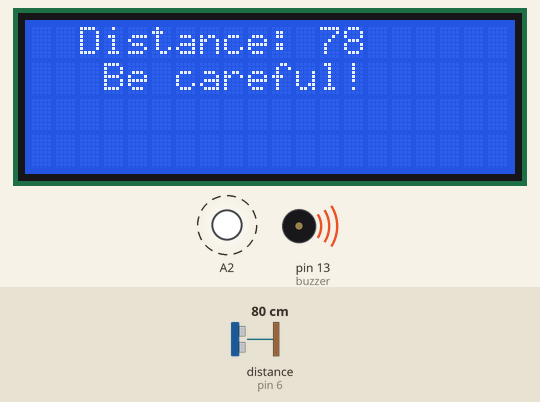
Recording of a sketch running on a simulated Arduino Uno, built with avr-gcc and run on an emulated ATmega328P. On the bench: 20×4 character LCD, output pins drawn as LEDs (lit = HIGH), buzzer (waves = sounding). Wiring (from diagram.json): ultrasonic range finder: trigger pin 7; echo pin 6. Dashed ring = blinking. The inputs (shaded band) are chosen by the test bench; at power-on: distance to the obstacle (sensor on pin 6) 80 cm. The echo pulse lasts 58.3 µs per cm; pins used as bus, display or sensor lines are not drawn.

Above: at 1.0 s.
1.3 s: distance to the obstacle (sensor on pin 6) set to 2 cm
At 2.5 s:
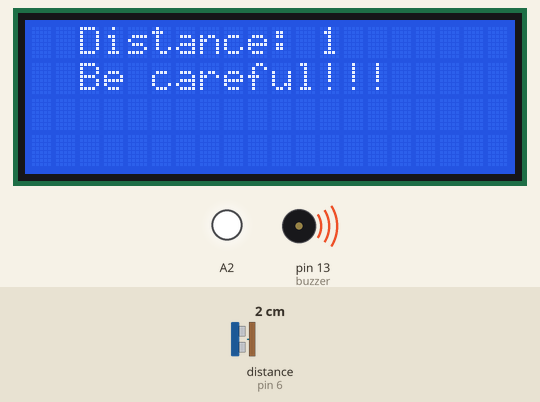
3.1 s: distance to the obstacle (sensor on pin 6) set to 73 cm
At 3.29 s:
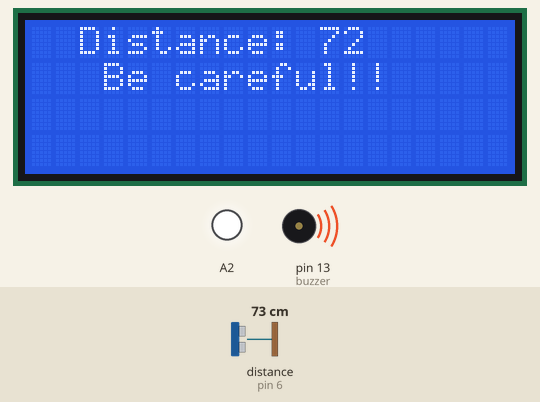
5.4 s: distance to the obstacle (sensor on pin 6) set to 120 cm
At 6.4 s:
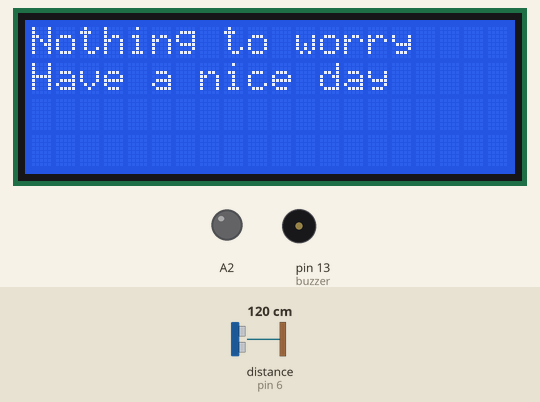
Timing chart, 0 to 8.4 s (numbered marks = the images above; inputs shaded):
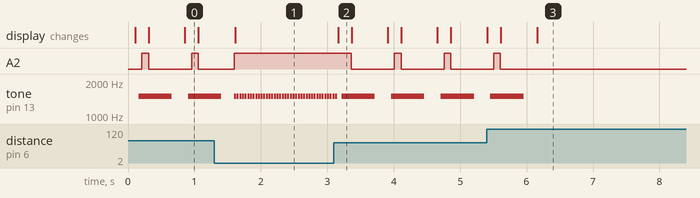

The sketch:

sketch.ino
```cpp
#include <Wire.h>
#include <LiquidCrystal_I2C.h>

int buzzer = 13; //กำหนดตัวแปรขา buzzer
LiquidCrystal_I2C lcd(0x27, 20, 4); //เซ็ตจอ lcd
const int trigPin = 7; //กำหนดตัาแปรขาที่ต่อกับขา Trig
const int echoPin = 6;//กำหนดตัวแปรขาที่ต่อกับขา Echo

void setup() {
  // put your setup code here, to run once:
pinMode(buzzer, OUTPUT);
pinMode(echoPin, INPUT);
pinMode(trigPin, OUTPUT);
pinMode(A2, OUTPUT);
lcd.init();
lcd.backlight();

}

void loop() {
  // put your main code here, to run repeatedly:
digitalWrite(trigPin, LOW);
delay(2);
digitalWrite(trigPin, HIGH);
delay(10);
digitalWrite(trigPin, LOW);

long duration = pulseIn(echoPin, HIGH);
int distance = duration*0.034/2;

//ถ้าระยะทางอยู่ช่วง 71-100 cm ให้ beep ยาวติดกัน ขึ้นข้อความระยะทางที่เหลือ เเล้วมีไฟกระพริบตามจังหวะ beep
if(distance <= 100 and distance >70){
  lcd.setCursor(0, 0);//บรรทัดเเรกของจอ
  lcd.print("  Distance: ");
  lcd.print(distance);
  lcd.setCursor(0, 1);//บรรทัดสองของจอ
  lcd.print("   Be careful!");
  delay (50);
  tone(buzzer, 1500, 400);//ให้ buzzer ส่งเสียงโดยสองค่าหลังคือความถี่กับช่วงความยาวเสียง
  delay(50);
  digitalWrite(A2, HIGH);
  delay(50);
  tone(buzzer, 1500, 400);
  delay(50);
  digitalWrite(A2, LOW);
  lcd.clear();//เคลียร์หน้าจอไม่ให้คำสั่งทับกัน
  delay (500);
}
//ถ้าระยะทางอยู่ช่วง 41-70 cm ให้ beep สั้นติดกัน ขึ้นข้อความระยะทางที่เหลือ เเล้วมีไฟกระพริบตามจังหวะ beep
else if(distance <= 70 and distance >40){
  lcd.setCursor(0, 0);
  lcd.print("  Distance: ");
  lcd.print(distance);
  lcd.setCursor(0, 1);
  lcd.print("  Be careful!!");
  tone(buzzer, 1500, 300);
  delay(10);
  digitalWrite(A2, HIGH);
  delay(10);
  tone(buzzer, 1500, 300);
  delay(10);
  digitalWrite(A2, LOW);
  lcd.clear();
  delay (350);
}
//ถ้าระยะทางอยู่ช่วง 0-40 cm ให้ beep ยาวต่อเนื่อง ขึ้นข้อความระยะทางที่เหลือ เเล้วมีไฟค้างไว้ตลอด
else if(distance <= 40 and distance >0){
  lcd.setCursor(0, 0);
  lcd.print("  Distance: ");
  lcd.print(distance);
  lcd.setCursor(0, 1);
  lcd.print("  Be careful!!!");
  tone(buzzer, 1500, 30);
  digitalWrite(A2, HIGH);

}
//ถ้าไม่อยู่ในช่วง 0-100 cm ให้ ขึ้นข้อความปกติ
else{
  lcd.setCursor(0,0);
  lcd.print("Nothing to worry");
  lcd.setCursor(0,1);
  lcd.print("Have a nice day");
  delay (5000);
  lcd.clear();
  delay (100);
}
}
```

Measured:
- after the input at 1.3 s, the display: changes after 0.31 s (image 1)
- after the input at 3.1 s, A2: alternates HIGH for 0.10 s and LOW for 0.65 s, starting after 0.26 s; the display: changes after 0.06 s (image 2)
- after the input at 5.4 s, A2: goes on until 5.6 s, then stays LOW; tone on pin 13 (buzzer): goes on until 6.0 s, then stays silent; the display: first differs from a run without the input after 0.76 s (image 3)
- by itself, tone on pin 13 (buzzer): plays 1500 Hz for 0.03 s, 1500 Hz for 0.50 s, 1500 Hz for 0.50 s, 1500 Hz for 0.50 s
